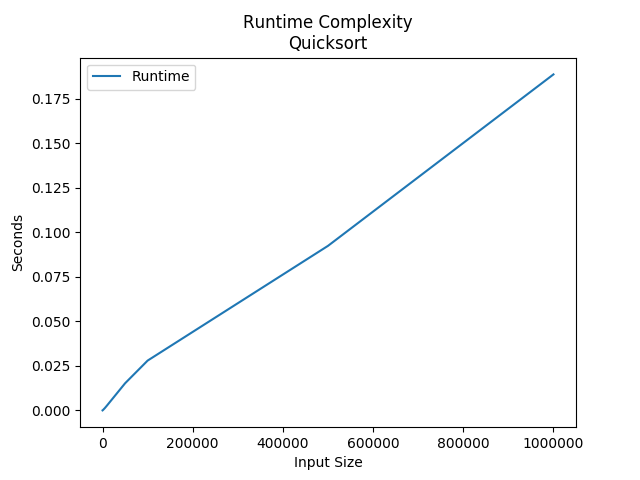

Write the Python code that produced this figure.
import matplotlib.pyplot as plt
import numpy as np

x, y = np.loadtxt('quicksort.txt', delimiter=',', unpack=True)
plt.plot(x,y, label='Runtime')

plt.xlabel('Input Size')
plt.ylabel('Seconds')
plt.title('Runtime Complexity\nQuicksort')
plt.legend()
plt.show()
